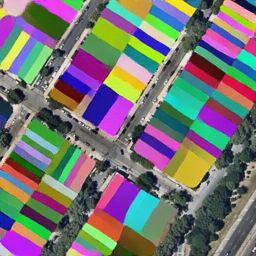
#> input picture model-evaluation/ny-m-epoch207_fake_B.png, 256 x 256 px
$ jupyter execute --allow-errors visual-similarity.ipynb   (older library calls are emulated)
#> lines starting #> are read from the running program, lines starting #| are printed output that depends on the picture; after the words box and inside, x2 and y2 are one past the last pixel; in counts of white or black regions, pixels touching at a corner belong together
[cell 1]
import cv2
import numpy as np
from skimage.metrics import structural_similarity as ssim # install scikit-image
from sklearn.cluster import KMeans # install scikit-learn

[cell 2]
# read images and convert to RGB
## image 1 = generated image
## image 2 = real image

image1 = cv2.imread("ny-m-epoch207_fake_B.png")
#> image1 is the input picture: shape (256, 256, 3); mean B, G, R 114.3, 115.8, 117.6
image1 = cv2.cvtColor(image1, cv2.COLOR_BGR2RGB)

image2 = cv2.imread("ny-m-epoch207_real_B.png")
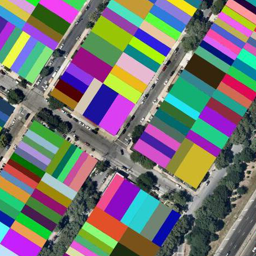
#> input picture model-evaluation/ny-m-epoch207_real_B.png, 256 x 256 px
#> image2 is the input picture: shape (256, 256, 3); mean B, G, R 115.4, 117.4, 117.3
image2 = cv2.cvtColor(image2, cv2.COLOR_BGR2RGB)

[cell 3]
# pixel count for specific color range

# Define the color range
lower_red = np.array([0, 0, 100])
upper_red = np.array([50, 56, 255])

# Create a mask that only includes the defined color range
mask = cv2.inRange(image1, lower_red, upper_red)
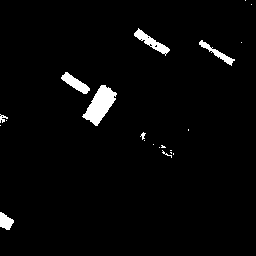
#> mask: shape (256, 256); 2.7% white; 21 white regions (14 under 20 px), largest, box (x1, y1, x2, y2) and area: (82, 85, 117, 126) 713, (134, 28, 170, 56) 300, (61, 72, 90, 94) 268

# Count the pixels
red_pixel_count = cv2.countNonZero(mask)
#> red_pixel_count = 1761

print(f'The number of red pixels is: {red_pixel_count}')
#| The number of red pixels is: 1761

[cell 4]
# pixel count for all colors

# Flatten the image array to 2D, each row is a pixel, with columns for B, G, and R values
pixels = image1.reshape(-1, 3)

# Convert pixels to a more manageable type
pixels = np.array(pixels, dtype=np.uint8)

# Find unique colors and their counts
unique_colors, counts = np.unique(pixels, axis=0, return_counts=True)

# Print or process the unique colors and their counts
for color, count in zip(unique_colors, counts):
    print(f"Color: {color}, Count: {count}")
#> this loop made 61790 passes
#> (color, count) on passes 1 to 3: ([5, 244, 179], 1), ([6, 23, 47], 1), ([6, 225, 46], 1)
#| Color: [  5 244 179], Count: 1
#| Color: [ 6 23 47], Count: 1
#| Color: [  6 225  46], Count: 1
#| Color: [  6 246 171], Count: 1
#| Color: [ 7 14 24], Count: 1
#| Color: [ 7 16 26], Count: 1
#| Color: [ 7 24 52], Count: 1
#| Color: [  7  91 108], Count: 1
#> (further printed lines are left out)

[cell 5]
# quantize the colors

def quantize_image(image, n_colors=8):
    # Reshape the image to a 2D array of pixels
    pixels = image.reshape(-1, 3)

    # Use KMeans clustering to find the most dominant colors
    kmeans = KMeans(n_clusters=n_colors, random_state=0).fit(pixels)

    # Map each pixel to the nearest color centroid
    new_pixels = kmeans.cluster_centers_[kmeans.labels_]

    # Reshape back to the original image shape
    quantized_image = new_pixels.reshape(image.shape).astype('uint8')

    return quantized_image, kmeans.cluster_centers_

[cell 6]
# count the pixels of each quantized color

def count_pixels(image, centroids):
    unique, counts = np.unique(image.reshape(-1, image.shape[2]), axis=0, return_counts=True)
    color_counts = {tuple(centroids[i]): count for i, count in enumerate(counts)}
    return color_counts

[cell 7]
# Quantize the images
quantized_image1, centroids1 = quantize_image(image1, n_colors=8)
#> in quantize_image, `quantized_image = new_pixels.reshape(image.shape).astype('uint8')`:
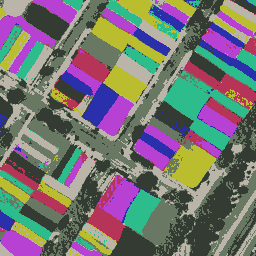
#> quantized_image: shape (256, 256, 3); mean R, G, B 117.1, 115.4, 113.7
#> centroids1 = [[187.4, 181.1, 169.9], [51.45, 59.95, 50.81], [182.3, 65.09, 211], [45.87, 189.8, 141.9], [186.6, 189.7, 46.24], [104.4, 120, 98.33], [181.8, 52.87, 87.86], [42.74, 47.35, 171.7]]
quantized_image2, centroids2 = quantize_image(image2, n_colors=8)
#> call 2 of quantize_image, with n_colors = 8
#> in quantize_image (call 2), `quantized_image = new_pixels.reshape(image.shape).astype('uint8')`:
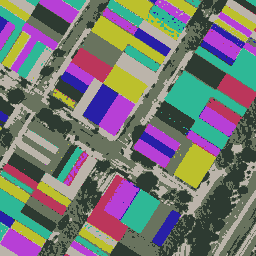
#> quantized_image: shape (256, 256, 3); mean R, G, B 116.7, 117, 114.9
#> centroids2 = [[188, 180.4, 170.4], [105.2, 115.6, 94.28], [183.7, 63.15, 214.2], [187.4, 54.08, 91.68], [45.48, 58.36, 49.83], [40.79, 31.25, 167.7], [46.41, 184.4, 150.2], [189, 192.4, 44.38]]

# Count the pixels for each quantized color
color_counts1 = count_pixels(quantized_image1, centroids1)
#> in count_pixels, `unique, counts = np.unique(image.reshape(-1, image.shape[2]), axis=0, ..`: unique = [[42, 47, 171], [45, 189, 141], [51, 59, 50], [104, 120, 98], [181, 52, 87], [182, 65, 211], [186, 189, 46], [187, 181, 169]]; counts = [3230, 6830, 14153, 13847, 4106, 7488, 6103, 9779]
#> in count_pixels, `color_counts = {tuple(centroids[i]): count for i, count in enumerate(c..`: color_counts = {(187.4, 181.1, 169.9): 3230, (51.45, 59.95, 50.81): 6830, (182.3, 65.09, 211): 14153, (45.87, 189.8, 141.9): 13847, (186.6, 189.7, 46.24): 4106, (104.4, 120, 98.33): 7488, (181.8, 52.87, 87.86): 6103, (42.74, 47.35, 171.7): 9779}
#> color_counts1 has the same summary as color_counts in count_pixels
color_counts2 = count_pixels(quantized_image2, centroids2)
#> color_counts2 = {(188, 180.4, 170.4): 2889, (105.2, 115.6, 94.28): 12647, (183.7, 63.15, 214.2): 7924, (187.4, 54.08, 91.68): 15226, (45.48, 58.36, 49.83): 6994, (40.79, 31.25, 167.7): 3608, (46.41, 184.4, 150.2): 10071, (189, 192.4, 44.38): 6177}

# Compare the pixel counts
# This is a simple comparison; for more detailed analysis, you may need to align the centroids
# and compare the counts for each matched color.
print("Image 1 Color Counts:")
for color, count in color_counts1.items():
    print(f"Color: {color}, Count: {count}")
#> this loop made 8 passes
#> (color, count) on passes 1 to 8: ((187.4, 181.1, 169.9), 3230), ((51.45, 59.95, 50.81), 6830), ((182.3, 65.09, 211), 14153), ((45.87, 189.8, 141.9), 13847), ((186.6, 189.7, 46.24), 4106), ((104.4, 120, 98.33), 7488), ((181.8, 52.87, 87.86), 6103), ((42.74, 47.35, 171.7), 9779)

print("\nImage 2 Color Counts:")
for color, count in color_counts2.items():
    print(f"Color: {color}, Count: {count}")
#> this loop made 8 passes
#> (color, count) on passes 1 to 8: ((188, 180.4, 170.4), 2889), ((105.2, 115.6, 94.28), 12647), ((183.7, 63.15, 214.2), 7924), ((187.4, 54.08, 91.68), 15226), ((45.48, 58.36, 49.83), 6994), ((40.79, 31.25, 167.7), 3608), ((46.41, 184.4, 150.2), 10071), ((189, 192.4, 44.38), 6177)

[cell 8]
# Mean Squared Error (MSE)
## MSE calculates the average squared difference between the pixel intensities of two images.
## It gives a single number that represents the error between the two images; the lower the MSE, the more similar the images are.
## MSE is very sensitive to even slight changes in pixel values.

def mse(imageA, imageB):
    # The MSE between the two images is the sum of the squared difference divided by the number of pixels
    err = np.sum((imageA.astype("float") - imageB.astype("float")) ** 2)
    err /= float(imageA.shape[0] * imageA.shape[1])

    return err

# Ensure the images are the same size
image1 = cv2.resize(image1, (image2.shape[1], image2.shape[0]))

# Compare the images
print(f"MSE: {mse(image1, image2)}")
#> in mse, `err = np.sum((imageA.astype("float") - imageB.astype("float")) ** 2)`: err = 133337616
#> in mse, `err /= float(imageA.shape[0] * imageA.shape[1])`: err = 2034.6

[cell 9]
# Structural Similarity Index (SSIM)
## SSIM measures the similarity between two images in terms of luminance, contrast, and structure.
## other than MSE, SSIM can be more aligned with human visual perception.
## The SSIM index is a decimal value between -1 and 1; a value of 1 indicates perfect similarity.

def compare_images(imageA, imageB):
    # Compute SSIM between two images
    s = ssim(imageA, imageB, multichannel=True)

    return s

# Convert the images to grayscale
image1_gray = cv2.cvtColor(image1, cv2.COLOR_BGR2GRAY)
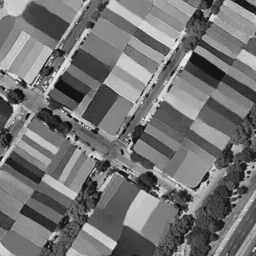
#> image1_gray: shape (256, 256); min 11, max 238, mean 115.6
image2_gray = cv2.cvtColor(image2, cv2.COLOR_BGR2GRAY)
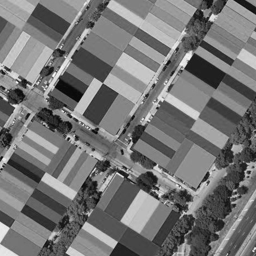
#> image2_gray: shape (256, 256); min 4, max 254, mean 116.8

# Ensure the images are the same size
image1_gray = cv2.resize(image1_gray, (image2_gray.shape[1], image2_gray.shape[0]))

# Compare the images
print(f"SSIM: {compare_images(image1_gray, image2_gray)}")
#> in compare_images, `s = ssim(imageA, imageB, multichannel=True)`: s = 0.793

[cell 10]
# Feature matching
## Feature matching techniques, such as SIFT (Scale-Invariant Feature Transform), SURF (Speeded-Up Robust Features), or ORB (Oriented FAST and Rotated BRIEF), detect and describe local features in images.
## These features can then be matched across images to find similarities, even in the presence of scale, rotation, and illumination changes.

# Initialize ORB detector
orb = cv2.ORB_create()

# Find the keypoints and descriptors with ORB
kp1, des1 = orb.detectAndCompute(image1, None)
#> kp1 = 462 keypoints; strongest (x, y, size): (194, 53, 31), (193, 54, 37.2), (194, 55, 44.6), (159, 195, 31)
kp2, des2 = orb.detectAndCompute(image2, None)
#> kp2 = 460 keypoints; strongest (x, y, size): (68, 136, 31), (132, 142, 31), (130, 140, 31), (68, 138, 31)

# Create BFMatcher object
bf = cv2.BFMatcher(cv2.NORM_HAMMING, crossCheck=True)

# Match descriptors
matches = bf.match(des1, des2)
#> matches = 290 matches

# Sort them in the order of their distance
matches = sorted(matches, key=lambda x:x.distance)

# Draw first 10 matches
result = cv2.drawMatches(image1, kp1, image2, kp2, matches[:10], None, flags=2)
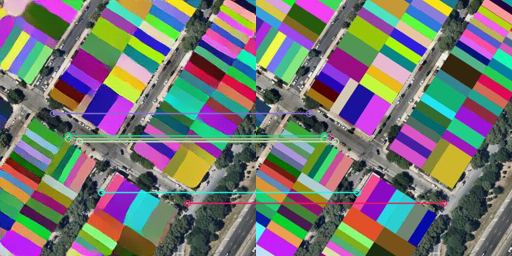
#> result: shape (256, 512, 3); mean R, G, B 117.9, 117.8, 115.7

# Display the result
cv2.imshow("Matches", result)
cv2.waitKey(0)
cv2.destroyAllWindows()

[cell 11]
# Initialize SIFT detector
## look into tolerance
sift = cv2.SIFT_create()

# Detect and compute the descriptors with SIFT
keypoints1, descriptors1 = sift.detectAndCompute(image1, None)
#> keypoints1 = 681 keypoints; strongest (x, y, size): (189, 54, 4.1), (249, 172, 2.3), (5, 99, 2.5), (156, 196, 2.3)
keypoints2, descriptors2 = sift.detectAndCompute(image2, None)
#> keypoints2 = 720 keypoints; strongest (x, y, size): (188, 56, 5), (5, 98, 2.5), (71, 117, 1.9), (183, 63, 5.1)

# Create BFMatcher object
bf = cv2.BFMatcher(cv2.NORM_L2, crossCheck=True)

# Match descriptors
matches = bf.match(descriptors1, descriptors2)
#> matches = 429 matches

# Sort them in the order of their distance
matches = sorted(matches, key=lambda x:x.distance)

# Draw first 10 matches
img_matches = cv2.drawMatches(image1, keypoints1, image2, keypoints2, matches[:10], None, flags=cv2.DrawMatchesFlags_NOT_DRAW_SINGLE_POINTS)
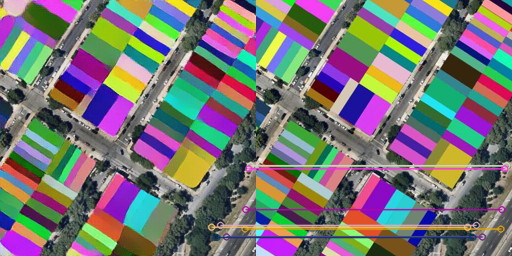
#> img_matches: shape (256, 512, 3); mean R, G, B 119.1, 116.7, 115.9

# Display the matches
cv2.imshow("SIFT Matches", img_matches)
cv2.waitKey(0)
cv2.destroyAllWindows()

#> (a cell that did not finish here is left out)

[cell 13]
# Union over Intersection (IoU)
## IoU is a measure of the overlap between two images.

def quantize_image(image, n_colors=8):
    # Reshape the image to a 2D array of pixels
    pixels = image.reshape(-1, 3)

    # Use KMeans clustering to find the most dominant colors
    kmeans = KMeans(n_clusters=n_colors, random_state=0).fit(pixels)

    # Map each pixel to the nearest color centroid
    new_pixels = kmeans.cluster_centers_[kmeans.labels_]

    # Reshape back to the original image shape
    quantized_image = new_pixels.reshape(image.shape).astype('uint8')

    return quantized_image, kmeans.cluster_centers_

def count_pixels(image):
    # Flatten the image and convert to a tuple to make it hashable
    pixels = [tuple(pixel) for pixel in image.reshape(-1, 3)]
    # Count each unique color
    color_counts = {color: pixels.count(color) for color in set(pixels)}
    return color_counts

def calculate_uoi(color_counts1, color_counts2):
    colors1 = set(color_counts1.keys())
    colors2 = set(color_counts2.keys())

    intersection = colors1.intersection(colors2)
    union = colors1.union(colors2)

    uoi = len(intersection) / len(union) if len(union) > 0 else 0
    return uoi

# Quantize the images
quantized_image1, _ = quantize_image(image1, n_colors=8)
quantized_image2, _ = quantize_image(image2, n_colors=8)

# Count the pixels for each quantized color
color_counts1 = count_pixels(quantized_image1)
#> in count_pixels, `pixels = [tuple(pixel) for pixel in image.reshape(-1, 3)]`: pixels = 65536 items
#> in count_pixels, `color_counts = {color: pixels.count(color) for color in set(pixels)}`: color_counts = {(182, 65, 211): 7488, (42, 47, 171): 3230, (104, 120, 98): 13847, (45, 189, 141): 6830, (187, 181, 169): 9779, (51, 59, 50): 14153, (186, 189, 46): 6103, (181, 52, 87): 4106}
#> color_counts1 has the same summary as color_counts in count_pixels
color_counts2 = count_pixels(quantized_image2)
#> color_counts2 = {(105, 115, 94): 15226, (45, 58, 49): 12647, (187, 54, 91): 3608, (183, 63, 214): 6994, (188, 192, 44): 6177, (187, 180, 170): 10071, (46, 184, 150): 7924, (40, 31, 167): 2889}

# Calculate UoI
uoi = calculate_uoi(color_counts1, color_counts2)
#> in calculate_uoi, `colors1 = set(color_counts1.keys())`: colors1 = 8 items
#> in calculate_uoi, `intersection = colors1.intersection(colors2)`: intersection = 0 items
#> in calculate_uoi, `union = colors1.union(colors2)`: union = 16 items
#> in calculate_uoi, `uoi = len(intersection) / len(union) if len(union) > 0 else 0`: uoi = 0
#> uoi = 0
print(f"Union over Intersection (UoI) for color comparison: {uoi}")
